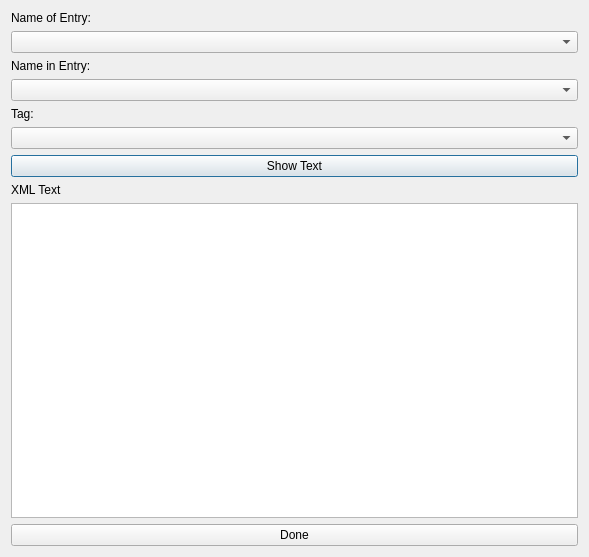
<ui version="4.0" >
 <class>TextDialog</class>
 <widget class="QDialog" name="TextDialog" >
  <property name="geometry" >
   <rect>
    <x>0</x>
    <y>0</y>
    <width>589</width>
    <height>557</height>
   </rect>
  </property>
  <property name="windowTitle" >
   <string>Entry Text</string>
  </property>
  <layout class="QGridLayout" name="gridLayout" >
   <item row="0" column="0" >
    <widget class="QLabel" name="label_2" >
     <property name="text" >
      <string>Name of Entry:</string>
     </property>
    </widget>
   </item>
   <item row="1" column="0" >
    <widget class="QComboBox" name="comboBox" />
   </item>
   <item row="2" column="0" >
    <widget class="QLabel" name="label_3" >
     <property name="text" >
      <string>Name in Entry:</string>
     </property>
    </widget>
   </item>
   <item row="3" column="0" >
    <widget class="QComboBox" name="comboBox_2" />
   </item>
   <item row="4" column="0" >
    <widget class="QLabel" name="label_4" >
     <property name="text" >
      <string>Tag:</string>
     </property>
    </widget>
   </item>
   <item row="5" column="0" >
    <widget class="QComboBox" name="comboBox_3" />
   </item>
   <item row="6" column="0" >
    <widget class="QPushButton" name="pushButton" >
     <property name="text" >
      <string>Show Text</string>
     </property>
    </widget>
   </item>
   <item row="7" column="0" >
    <widget class="QLabel" name="label" >
     <property name="text" >
      <string>XML Text</string>
     </property>
    </widget>
   </item>
   <item row="8" column="0" >
    <widget class="QTextBrowser" name="textBrowser" />
   </item>
   <item row="9" column="0" >
    <widget class="QPushButton" name="pushButton_2" >
     <property name="text" >
      <string>Done</string>
     </property>
    </widget>
   </item>
  </layout>
 </widget>
 <resources/>
 <connections/>
</ui>
